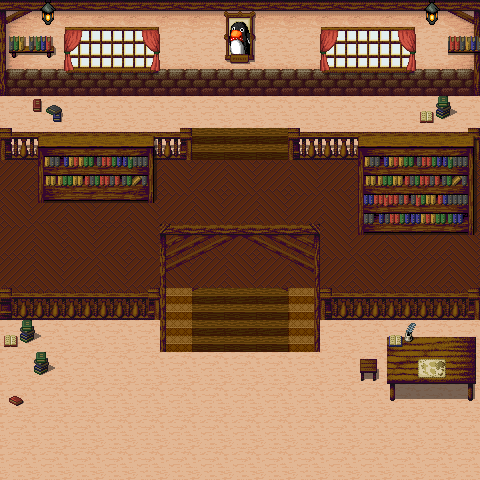

The image is a tile-based game level rendered from a .tmx file. Its description and source (layers, tilesets, objects; grid data summarised) follow:
An orthogonal 15x15 tile map with 32x32 px tiles, 3 tile layers (Base, Impassable, Feature).

<map version="1.0" orientation="orthogonal" width="15" height="15" tilewidth="32" tileheight="32">
 <tileset firstgid="1" name="InqIndoors" tilewidth="32" tileheight="32">
  <image source="../images/Inq_XP_Medieval_Indoors.png" width="256" height="8704" />
 </tileset>
 <layer name="Base" width="15" height="15">
  <data>[225 cells, 225 non-empty, 6 distinct tile ids]</data>
 </layer>
 <layer name="Impassable" width="15" height="15">
  <data>[225 cells, 97 non-empty, 34 distinct tile ids]</data>
 </layer>
 <layer name="Feature" width="15" height="15">
  <data>[225 cells, 63 non-empty, 40 distinct tile ids]</data>
 </layer>
</map>